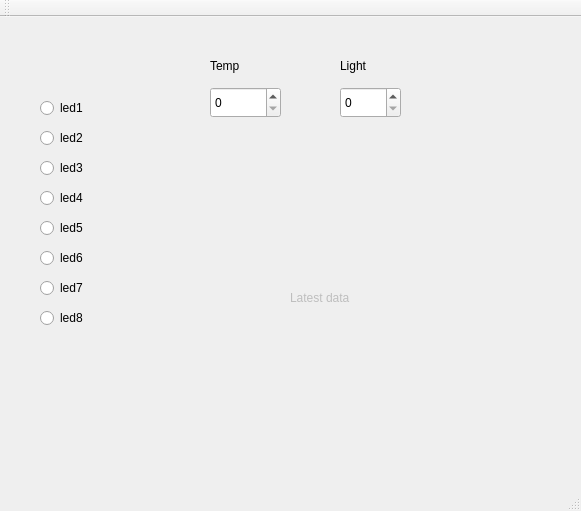
<?xml version="1.0" encoding="UTF-8"?>
<ui version="4.0">
 <class>MainWindow</class>
 <widget class="QMainWindow" name="MainWindow">
  <property name="geometry">
   <rect>
    <x>0</x>
    <y>0</y>
    <width>581</width>
    <height>511</height>
   </rect>
  </property>
  <property name="windowTitle">
   <string>MainWindow</string>
  </property>
  <widget class="QWidget" name="centralWidget">
   <widget class="QLabel" name="temp_label">
    <property name="geometry">
     <rect>
      <x>160</x>
      <y>30</y>
      <width>171</width>
      <height>31</height>
     </rect>
    </property>
    <property name="text">
     <string/>
    </property>
   </widget>
   <widget class="QLabel" name="data_label">
    <property name="enabled">
     <bool>false</bool>
    </property>
    <property name="geometry">
     <rect>
      <x>290</x>
      <y>250</y>
      <width>221</width>
      <height>61</height>
     </rect>
    </property>
    <property name="text">
     <string>Latest data</string>
    </property>
   </widget>
   <widget class="QRadioButton" name="led1">
    <property name="geometry">
     <rect>
      <x>40</x>
      <y>80</y>
      <width>117</width>
      <height>22</height>
     </rect>
    </property>
    <property name="text">
     <string>led1</string>
    </property>
    <property name="autoExclusive">
     <bool>false</bool>
    </property>
   </widget>
   <widget class="QRadioButton" name="led2">
    <property name="geometry">
     <rect>
      <x>40</x>
      <y>110</y>
      <width>117</width>
      <height>22</height>
     </rect>
    </property>
    <property name="text">
     <string>led2</string>
    </property>
    <property name="autoExclusive">
     <bool>false</bool>
    </property>
   </widget>
   <widget class="QRadioButton" name="led3">
    <property name="geometry">
     <rect>
      <x>40</x>
      <y>140</y>
      <width>117</width>
      <height>22</height>
     </rect>
    </property>
    <property name="text">
     <string>led3</string>
    </property>
    <property name="autoExclusive">
     <bool>false</bool>
    </property>
   </widget>
   <widget class="QRadioButton" name="led5">
    <property name="geometry">
     <rect>
      <x>40</x>
      <y>200</y>
      <width>117</width>
      <height>22</height>
     </rect>
    </property>
    <property name="text">
     <string>led5</string>
    </property>
    <property name="autoExclusive">
     <bool>false</bool>
    </property>
   </widget>
   <widget class="QRadioButton" name="led6">
    <property name="geometry">
     <rect>
      <x>40</x>
      <y>230</y>
      <width>117</width>
      <height>22</height>
     </rect>
    </property>
    <property name="text">
     <string>led6</string>
    </property>
    <property name="autoExclusive">
     <bool>false</bool>
    </property>
   </widget>
   <widget class="QRadioButton" name="led4">
    <property name="geometry">
     <rect>
      <x>40</x>
      <y>170</y>
      <width>117</width>
      <height>22</height>
     </rect>
    </property>
    <property name="text">
     <string>led4</string>
    </property>
    <property name="autoExclusive">
     <bool>false</bool>
    </property>
   </widget>
   <widget class="QRadioButton" name="led7">
    <property name="geometry">
     <rect>
      <x>40</x>
      <y>260</y>
      <width>117</width>
      <height>22</height>
     </rect>
    </property>
    <property name="text">
     <string>led7</string>
    </property>
    <property name="autoExclusive">
     <bool>false</bool>
    </property>
   </widget>
   <widget class="QRadioButton" name="led8">
    <property name="geometry">
     <rect>
      <x>40</x>
      <y>290</y>
      <width>117</width>
      <height>22</height>
     </rect>
    </property>
    <property name="text">
     <string>led8</string>
    </property>
    <property name="autoExclusive">
     <bool>false</bool>
    </property>
   </widget>
   <widget class="QSpinBox" name="Tempsensor">
    <property name="geometry">
     <rect>
      <x>210</x>
      <y>70</y>
      <width>71</width>
      <height>31</height>
     </rect>
    </property>
   </widget>
   <widget class="QLabel" name="Temp_label">
    <property name="geometry">
     <rect>
      <x>210</x>
      <y>40</y>
      <width>67</width>
      <height>17</height>
     </rect>
    </property>
    <property name="text">
     <string>Temp</string>
    </property>
   </widget>
   <widget class="QLabel" name="Light_label">
    <property name="geometry">
     <rect>
      <x>340</x>
      <y>40</y>
      <width>67</width>
      <height>17</height>
     </rect>
    </property>
    <property name="text">
     <string>Light</string>
    </property>
   </widget>
   <widget class="QSpinBox" name="LightSensor">
    <property name="geometry">
     <rect>
      <x>340</x>
      <y>70</y>
      <width>61</width>
      <height>31</height>
     </rect>
    </property>
    <property name="maximum">
     <number>99999</number>
    </property>
   </widget>
  </widget>
  <widget class="QMenuBar" name="menuBar">
   <property name="geometry">
    <rect>
     <x>0</x>
     <y>0</y>
     <width>581</width>
     <height>25</height>
    </rect>
   </property>
  </widget>
  <widget class="QToolBar" name="mainToolBar">
   <attribute name="toolBarArea">
    <enum>TopToolBarArea</enum>
   </attribute>
   <attribute name="toolBarBreak">
    <bool>false</bool>
   </attribute>
  </widget>
  <widget class="QStatusBar" name="statusBar"/>
 </widget>
 <layoutdefault spacing="6" margin="11"/>
 <resources/>
 <connections/>
</ui>
